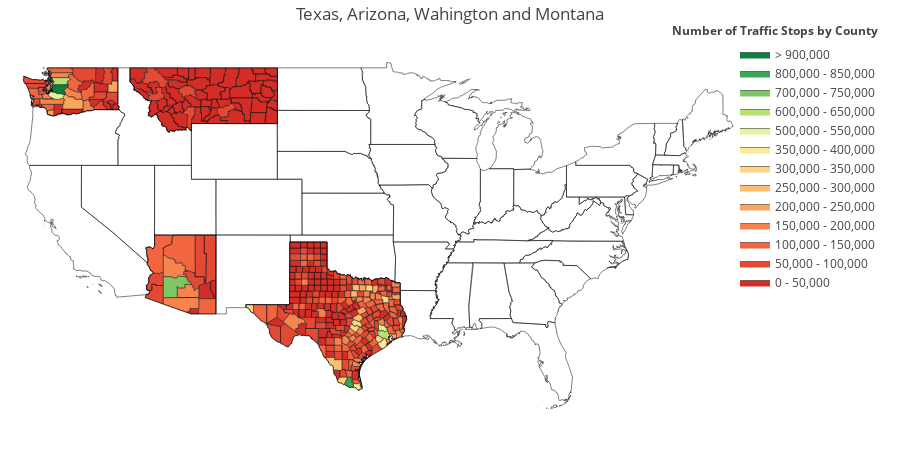

Here is the notebook cell this chart was saved with:
### Markdown cell above
Let's take a quick look at how the traffic stops are distributed across each of these states

### Code cell
import plotly as py
import plotly.figure_factory as ff
pal = sns.color_palette("RdYlGn", n_colors=20)
colorscale = pal.as_hex()


fig = ff.create_choropleth(
    fips=All_county_counts['County_fips'], values=All_county_counts['NumberOfStops'], scope=['USA'],
    colorscale=colorscale,
    binning_endpoints=\
    list(np.arange(0,950000,50000)),
    plot_bgcolor='rgb(255,255,255)',
    state_outline={'color':'rgb(0,0,0)', 'width': 0.5},
    paper_bgcolor='rgb(255,255,255)',
    county_outline={'color': 'rgb(20,20,20)', 'width': 0.5}, round_legend_values=False,
    legend_title='Number of Traffic Stops by County', title='Texas, Arizona, Wahington and Montana'
)
py.offline.iplot(fig)
